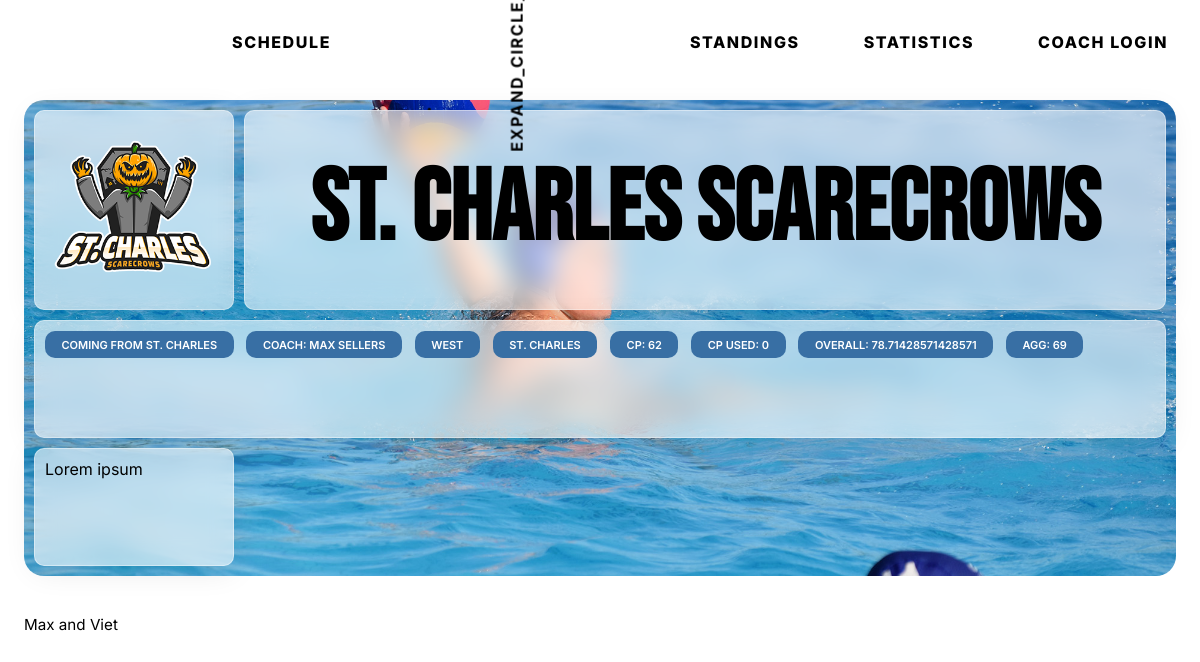
The page /1/team/ on the database its author committed.
### tables this page shows
CREATE TABLE teams (
  team_id INTEGER NOT NULL PRIMARY KEY AUTOINCREMENT,
  name varchar(30) NOT NULL,
  city varchar(30) NOT NULL,
  nickname varchar(30) NOT NULL,
  coach_id INTEGER NOT NULL,
  abb varchar(3) NOT NULL,
  short_name varchar(30) NOT NULL,
  division varchar(100) DEFAULT NULL,
  cp INTEGER NOT NULL DEFAULT '0',
  cp_used INTEGER NOT NULL DEFAULT '0',
  recruiting_poINTEGERs INTEGER NOT NULL DEFAULT '0',
  active char(1) NOT NULL DEFAULT 'Y',
  overall INTEGER NOT NULL DEFAULT '0',
  aggression INTEGER NOT NULL DEFAULT '0',
  logo text NOT NULL Default '0'
);

CREATE TABLE coaches (
  coach_id INTEGER NOT NULL PRIMARY KEY AUTOINCREMENT,
  first_name varchar(20) NOT NULL,
  last_name varchar(20) NOT NULL,
  email varchar(40) NOT NULL,
  status varchar(1) NOT NULL DEFAULT 'Y',
  password varchar(20) NOT NULL,
  last_accessed datetime NOT NULL DEFAULT '2020-01-01 00:00:00',
  access_level varchar(10) NOT NULL DEFAULT '0000000000',
  offset INTEGER NOT NULL DEFAULT '-6',
  avatar varchar(90) DEFAULT ''
  -- got_avatar BOOLEAN NOT NULL DEFAULT False,
  -- avatar_url varchar(100) NOT NULL DEFAULT 'placeholder.jpg'
);

### main.py (the view)
@app.route('/<int:id>/team/', methods=('GET', 'POST'))
def displayTeam(id):
  team = getTeam(id)
  coach = getCoach(team['coach_id'])
  return render_template('team.html', title='team', team=team, coach=coach)

### main.py (called while the page is built)
def get_db_connection():
  conn = sqlite3.connect('database.db')
  conn.row_factory = sqlite3.Row
  return conn

def getTeam(team_id):
  conn = get_db_connection()
  team = conn.execute('SELECT * FROM teams WHERE team_id = ?',
                      (team_id, )).fetchone()
  conn.close()
  if team is None:
    abort(404)
  return team

def getCoach(coach_id):
  conn = get_db_connection()
  coach = conn.execute('SELECT * FROM coaches WHERE coach_id = ?',
                       (coach_id, )).fetchone()
  conn.close()
  if coach is None:
    abort(404)
  return coach

### templates/team.html (shortened to what this page needs)
{% extends 'template.html' %}
{% block content %}
  <section class="header-img adjust">
    <img src="{{ url_for('static',filename='team.jpg') }}" alt="{{ team['name'] }}">
    <div class="team-info-grid adjust">
      <div class="team-wrapper glass">
        <img src="{{ url_for('static',filename=team['logo']) }}" alt="{{ team['name'] }}">
      </div>
      <div class="team-name-wrapper glass">
        <h1>{{ team['name'] }} {{ team['nickname'] }}</h1>
      </div>
      <div class="info-list glass flex">
        <p>Coming from {{ team['city'] }}</p>
        <p>Coach: {{ coach['first_name'] }} {{ coach['last_name'] }}</p>
        <p>{{ team['division'] }}</p>
        <p>{{ team['short_name'] }}</p>
        <p>cp: {{ team['cp'] }}</p>
        <p>cp used: {{ team['cp_used'] }}</p>
        <p>overall: {{ team['overall'] }}</p>
        <p>agg: {{ team['aggression'] }}</p>
      </div>
      <div class="glass">
        Lorem ipsum
      </div>
    </div>
  </section>
</header>
{% endblock %}

### static/style.css (style rules this page uses)
:root { --font-family: 'Inter', sans-serif; --font-display: 'Bebas Neue', sans-serif; --hero-blue: #386fa4; --secondary-blue: #758bfd; --accent-yellow: #ff8600; --border-radius: 20px; --border-radius-small: 10px; }
* { font-family: var(--font-family); -webkit-box-sizing: border-box; -moz-box-sizing: border-box; box-sizing: border-box; }
body { margin: 0; padding: 0; }
body { position: relative; }
body p { font-size: 0.95em; }
.adjust { margin-left: auto; margin-right: auto; padding-left: 2%; padding-right: 2%; }
section { padding-top: 2%; padding-bottom: 2%; position: relative; }
.header-img { position: relative; padding-top: 100px; height: 600px; overflow: hidden; }
.overlay-text, .background-gradient, .team-info-grid { position: absolute; top: 0; left: 0; bottom: 0; padding: 110px calc(2% + 10px) calc(2% + 10px) calc(2% + 10px); width: 100%; height: 100%; }
.team-info-grid { display: grid; grid-template-columns: 200px auto; grid-template-rows: 200px 1fr 1fr; gap: 10px; }
.team-info-grid > div { padding: 10px; border-radius: var(--border-radius-small); }
.team-wrapper { position: relative; display: grid; justify-content:center; align-items: center; }
.team-name-wrapper { display: grid; justify-content:center; align-items:center; }
.background-gradient h1, .team-name-wrapper h1 { font-family: var(--font-display); }
.team-name-wrapper h1 { text-align: center; margin: 0; font-family: var(--font-display); text-transform: uppercase; font-weight: 800; font-size: 100px; line-height:0.8em; color: black; }
.team-wrapper img { object-fit: contain; width: 100%; height: 100%; }
.info-list { grid-column: span 2; flex-wrap: wrap; align-content: flex-start; gap: 0.8em; }
.info-list > p { font-size: 11px; color: white; font-weight: 600; height: fit-content; text-transform: uppercase; margin: 0; padding: 0.6em 1.5em; background-color: var(--hero-blue); border-radius: var(--border-radius-small); }
.header-img > img { object-fit: cover; width: 100%; height: 100%; border-radius: var(--border-radius); }
.flex { display: flex; display: -webkit-flex; display: -ms-flexbox; }
.glass { background: rgba(255, 255, 255, 0.60); box-shadow: 0 4px 30px rgba(0, 0, 0, 0.1); backdrop-filter: blur(12.4px); -webkit-backdrop-filter: blur(10.4px); border: 1px solid rgba(255, 255, 255, 0.4); }

### static/responsiveNavBar.css (style rules this page uses)
:root { --font-family: 'Inter', sans-serif; --hero-blue: #386fa4; --secondary-blue: #758bfd; --accent-yellow: #ff8600; }

### rows shown on the page
teams: logo (picture), name "ST. CHARLES", nickname "SCARECROWS", city "ST. CHARLES", division "WEST", short_name "ST. CHARLES", cp "62", cp_used "0", overall "78.71428571428571", aggression "69"
coaches: first_name "MAX", last_name "SELLERS"
